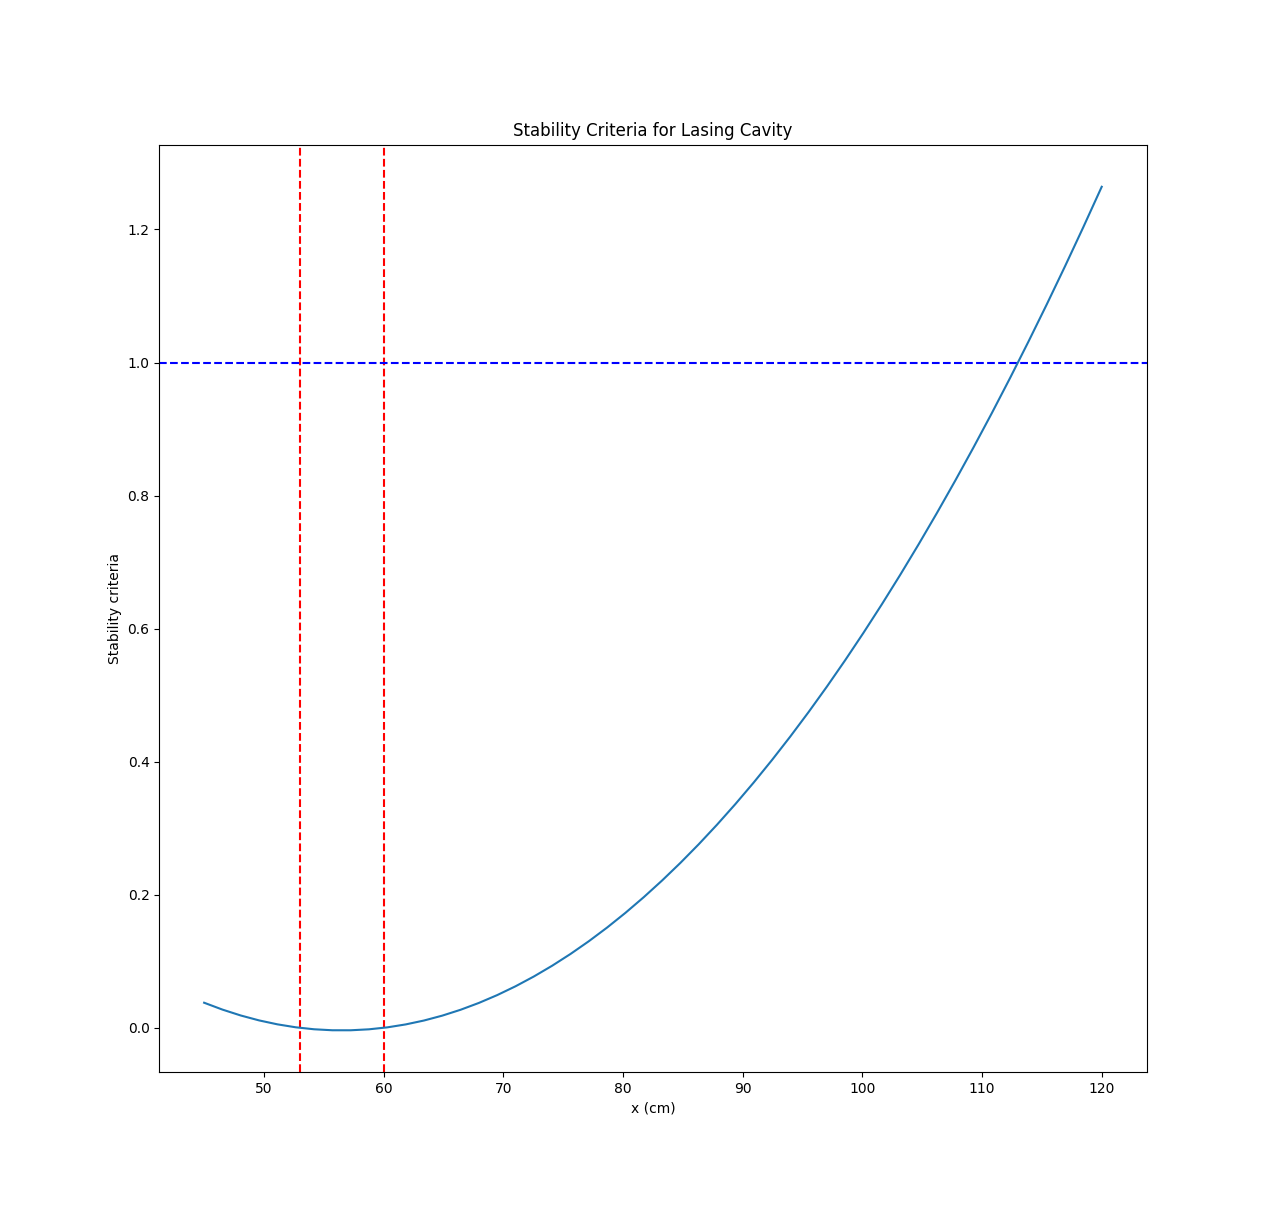

Python code for this plot:

import matplotlib.pyplot as plt
import numpy as np

X = np.linspace(45, 120)
Y = (1-X/53)*(1-X/60)

plt.axvline(x=53, color='red', linestyle='--')
plt.axvline(x=60, color='red', linestyle='--')

plt.axhline(y=1, color='blue', linestyle='--')

plt.xlabel('x (cm)')
plt.ylabel('Stability criteria')

plt.title('Stability Criteria for Lasing Cavity')
plt.plot(X,Y)
plt.show()
